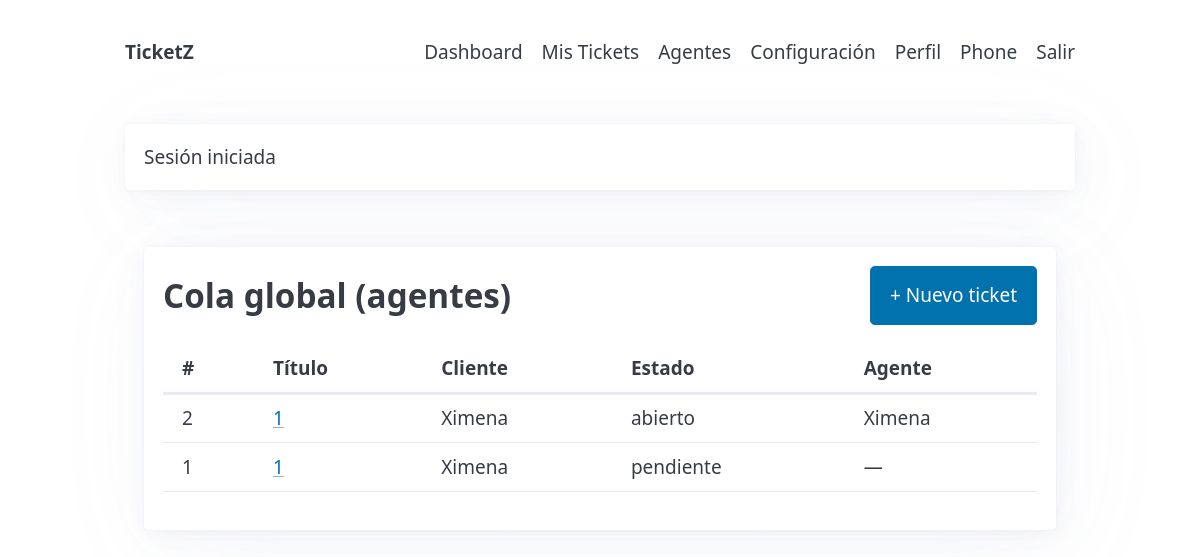
Page /?page=dashboard (signed in) on the earlier database version.
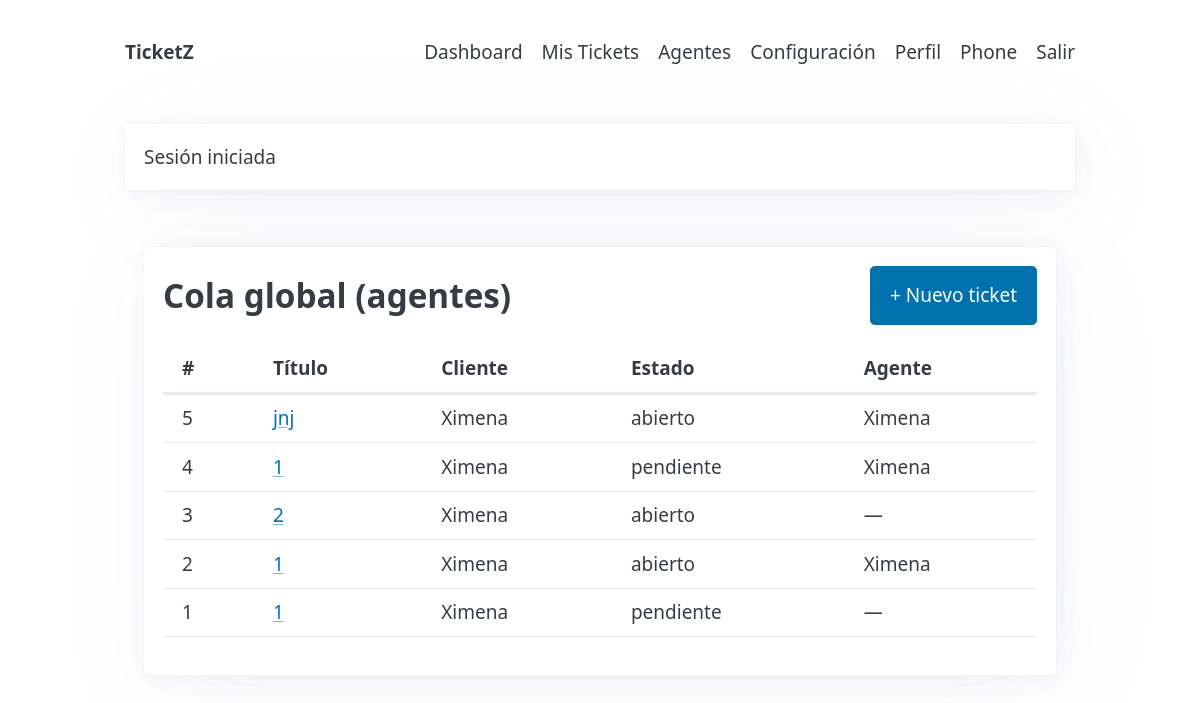
Same page on the later database version.
### tables this page shows
CREATE TABLE tickets(
        id INTEGER PRIMARY KEY AUTOINCREMENT,
        user_id INTEGER NOT NULL REFERENCES users(id) ON DELETE CASCADE,
        agent_id INTEGER REFERENCES users(id),
        title TEXT NOT NULL,
        category TEXT NOT NULL,
        priority TEXT NOT NULL,
        status TEXT NOT NULL DEFAULT "abierto",
        description TEXT,
        created_at INTEGER NOT NULL,
        updated_at INTEGER NOT NULL
    );

### app/auth.php (called while the page is built, shortened)
<?php
function current_user(): ?array { return $_SESSION['user'] ?? null; }

### app/bootstrap.php (called while the page is built, shortened)
<?php
require_once __DIR__ . '/util.php';
require_once __DIR__ . '/db.php';
require_once __DIR__ . '/auth.php';
require_once __DIR__ . '/models.php';
$user = current_user();
?>

### app/models.php (called while the page is built, shortened)
<?php
function list_all_tickets(?string $state=null): array {
    $sql='SELECT t.*, u.name AS user_name, a.name AS agent_name FROM tickets t
          JOIN users u ON u.id=t.user_id
          LEFT JOIN users a ON a.id=t.agent_id';
    $where=''; $params=[];
    $sql.=$where.' ORDER BY t.updated_at DESC';
    $st=db()->prepare($sql); $st->execute($params);
    return $st->fetchAll(PDO::FETCH_ASSOC);
}

### app/db.php (called while the page is built, shortened)
<?php
function db(): PDO {
    static $pdo = null;
    if ($pdo) return $pdo;
    $dsn = 'sqlite:' . DB_FILE;
    try {
        $pdo = new PDO($dsn);
        $pdo->setAttribute(PDO::ATTR_ERRMODE, PDO::ERRMODE_EXCEPTION);
        $pdo->exec('PRAGMA foreign_keys = ON');
        return $pdo;
    } catch (PDOException $e) {
        http_response_code(500);
        $msg = "No se pudo abrir la base de datos SQLite en: " . DB_FILE . "\\nError: " . $e->getMessage();
        echo nl2br(htmlspecialchars($msg, ENT_QUOTES | ENT_SUBSTITUTE, 'UTF-8'));
        exit;
    }
}

### public/index.php (the view, shortened to what this page needs)
<?php
require_once __DIR__ . '/../app/bootstrap.php';
$page   = $_GET['page'] ?? 'home';
if ($page === 'dashboard') {
    $all  = ($user['role']==='agent' || $user['role']==='admin') ? list_all_tickets($_GET['f'] ?? null) : [];
    render_header('Dashboard', $user);
    echo '<section class="auth-center">
      <style>
        .auth-center{min-height:calc(100vh - 120px);display:flex;align-items:flex-start;justify-content:center;padding:2rem 1rem}
        .auth-center .card{max-width:1000px;width:100%}
        .dash-head{display:flex;justify-content:space-between;align-items:center;gap:1rem;margin-bottom:1rem}
      </style>
      <article class="card">
        <div class="dash-head">
          <h2 style="margin:0">Cola global (agentes)</h2>
          <button id="btnNewTicket" class="btn-primary">+ Nuevo ticket</button>
        </div>';
    if ($all && count($all)>0) {
        echo '<div class="table-scroll"><table>
          <thead><tr><th>#</th><th>Título</th><th>Cliente</th><th>Estado</th><th>Agente</th></tr></thead><tbody>';
        foreach (array_slice($all,0,50) as $t) {
            echo '<tr>
              <td>'.(int)$t['id'].'</td>
              <td><a href="?page=ticket&id='.(int)$t['id'].'">'.e($t['title']).'</a></td>
              <td>'.e($t['user_name']).'</td>
              <td><span class="badge status-'.e($t['status']).'">'.e($t['status']).'</span></td>
              <td>'.e($t['agent_name']??'—').'</td>
            </tr>';
        }
        echo '</tbody></table></div>';
    } else {
        echo '<p class="small">Sin tickets globales o no eres agente.</p>';
    }
    echo '  </article>
      <dialog id="dlgNewTicket" class="modal">
        <article>
          <header style="display:flex;justify-content:space-between;align-items:center">
            <h3 style="margin:0">Nuevo ticket</h3>
            <button aria-label="Cerrar" id="closeDlg" class="secondary">✕</button>
          </header>
          <form method="post" action="?action=new_ticket">'.form_csrf().'
            <label>Título<input name="title" required></label>
            <div class="grid-2">
              <label>Categoría<select name="category">
                  <option>General</option><option>Acceso</option><option>Hardware</option><option>Software</option>
              </select></label>
              <label>Prioridad<select name="priority">
                  <option>baja</option><option selected>media</option><option>alta</option>
              </select></label>
            </div>
            <label>Descripción<textarea name="description"></textarea></label>
            <footer style="display:flex;gap:.5rem;justify-content:flex-end">
              <button type="button" id="cancelDlg" class="secondary">Cancelar</button>
              <button type="submit" class="btn-primary">Crear</button>
            </footer>
          </form>
        </article>
      </dialog>
      <script>
        (function(){
          const btn = document.getElementById("btnNewTicket");
          const dlg = document.getElementById("dlgNewTicket");
          const close = document.getElementById("closeDlg");
          const cancel = document.getElementById("cancelDlg");
          if(btn && dlg){
            btn.addEventListener("click", ()=> dlg.showModal());
            [close,cancel].forEach(b=> b && b.addEventListener("click", ()=> dlg.close()));
          }
        })();
      </script>
    </section>';
    render_footer(); exit;
}

### app/util.php (shortened to what this page needs)
<?php
function e(string $s): string { return htmlspecialchars($s, ENT_QUOTES | ENT_SUBSTITUTE, 'UTF-8'); }
function flash(string $key, ?string $msg = null) {
    if ($msg === null) {
        $m = $_SESSION['_flash'][$key] ?? null;
        return $m;
    }
}
function get_theme(): string {
    $u = $_SESSION['user'] ?? null;
    return $u['theme'] ?? 'light';
}
function render_header(string $title, ?array $user) {
$theme = get_theme();
echo '<!DOCTYPE html><html lang="es" data-theme="'.e($theme).'"><head>
<meta charset="utf-8"><meta name="viewport" content="width=device-width,initial-scale=1">
<title>'.e($title).'</title>
<link rel="stylesheet" href="https://unpkg.com/@picocss/pico@2/css/pico.min.css">
<link rel="stylesheet" href="assets/style.css">
<link rel="preconnect" href="https://fonts.googleapis.com"><link rel="preconnect" href="https://fonts.gstatic.com" crossorigin>
<link href="https://fonts.googleapis.com/css2?family=Inter:wght@400;600;700&display=swap" rel="stylesheet">
</head><body>
<header class="container">
  <nav>
    <ul><li><strong>TicketZ</strong></li></ul>
    <ul>';
    if ($user) {
        echo '<li><a href="?page=dashboard">Dashboard</a></li>
              <li><a href="?page=tickets">Mis Tickets</a></li>
              <li><a href="?page=agents">Agentes</a></li>
              <li><a href="?page=settings">Configuración</a></li>
              <li><a href="?page=profile">Perfil</a></li>
              <li><a href="?page=phone" target="_blank">Phone</a></li>
              <li><a class="contrast" href="?action=logout">Salir</a></li>';
    } else {
        echo '<li><a href="?page=home">Inicio</a></li>
              <li><a href="?page=login">Entrar</a></li>
              <li><a href="?page=register">Registro</a></li>';
    }
echo '</ul></nav></header><main class="container content">';
$m = flash('msg'); if ($m) { echo '<article class="msg">'.$m.'</article>'; }
}
function render_footer() {
    echo '</main><footer class="container"></footer>
<script>
document.querySelectorAll("[data-theme-toggle]").forEach(b=>{
  b.addEventListener("click",()=>{
    const cur=document.documentElement.getAttribute("data-theme")==="dark"?"light":"dark";
    document.documentElement.setAttribute("data-theme",cur);
    fetch("?action=theme&v="+cur,{method:"POST",headers:{ "Content-Type":"application/x-www-form-urlencoded" },body:"csrf=<?php echo e(csrf_token()); ?>&theme="+cur});
  });
});
</script>
</body></html>';
}

### public/assets/style.css (style rules this page uses)
:root { --brand: #7c4b2b; --brand-2: #f4e6d6; --brand-3: #f7f2ea; }
html, body { overflow: auto !important; }
header nav a { color: inherit !important; text-decoration: none !important; }

### public/index.php (style rules this page uses)
.auth-center { min-height:calc(100vh - 120px);display:flex;align-items:flex-start;justify-content:center;padding:2rem 1rem }
.auth-center .card { max-width:1000px;width:100% }
.dash-head { display:flex;justify-content:space-between;align-items:center;gap:1rem;margin-bottom:1rem }

Differences in the rows shown:
added tickets: id "5", title "jnj", user_name "Ximena", status "abierto", agent_name "Ximena"
added tickets: id "4", title "1", user_name "Ximena", status "pendiente", agent_name "Ximena"
added tickets: id "3", title "2", user_name "Ximena", status "abierto", agent_name "—"
